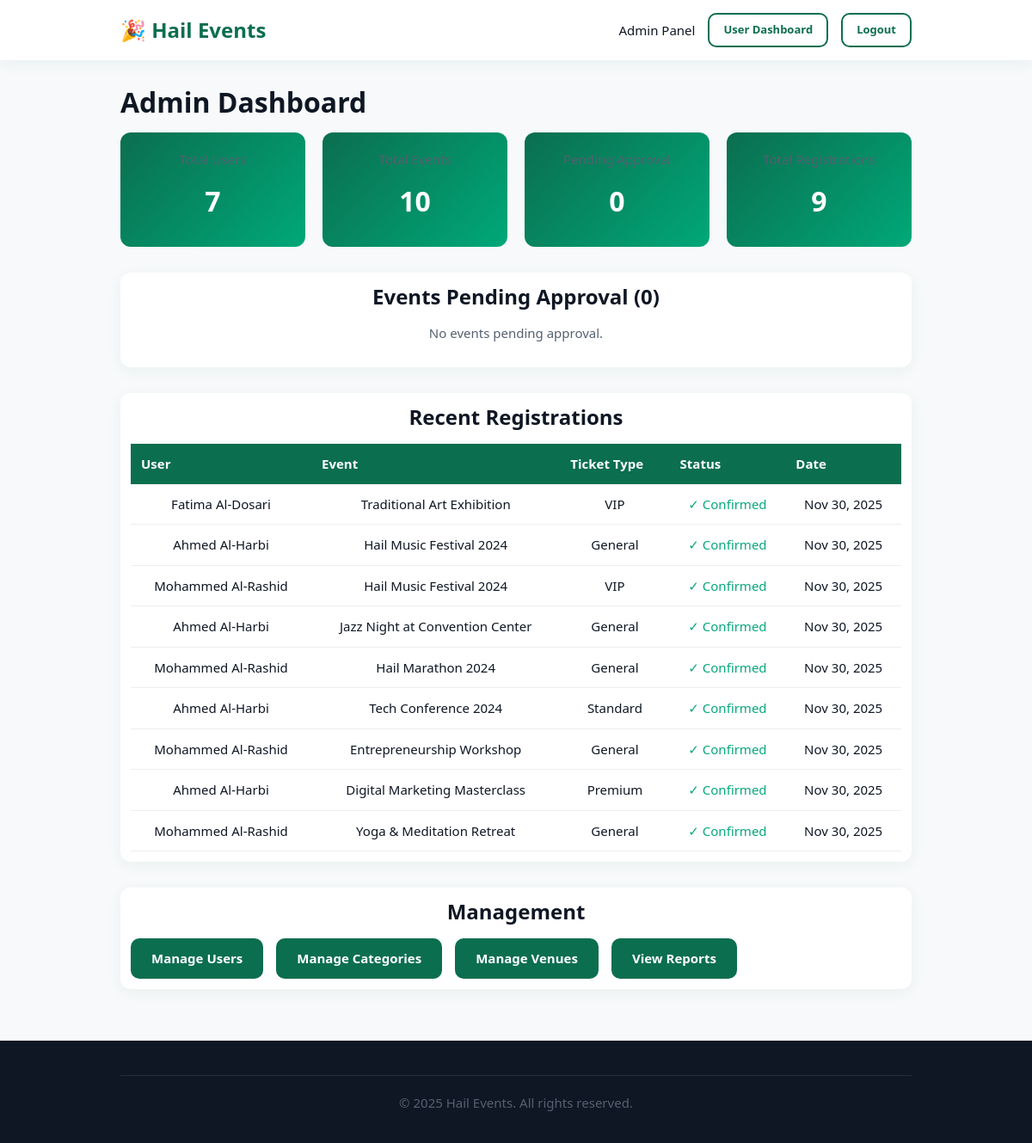
/admin-dashboard.php (signed in), run on the app's committed database.
### tables this page shows
CREATE TABLE `registrations` (
  `id` int(11) NOT NULL,
  `event_id` int(11) NOT NULL,
  `user_id` int(11) NOT NULL,
  `ticket_type` varchar(100) DEFAULT NULL,
  `quantity` int(11) DEFAULT 1,
  `amount_paid` decimal(8,2) DEFAULT NULL,
  `status` enum('confirmed','pending','cancelled') DEFAULT 'pending',
  `created_at` datetime DEFAULT current_timestamp()
);

CREATE TABLE `users` (
  `id` int(11) NOT NULL,
  `name` varchar(150) NOT NULL,
  `email` varchar(150) NOT NULL,
  `password_hash` varchar(255) NOT NULL,
  `role` enum('user','organizer','admin') DEFAULT 'user',
  `phone` varchar(30) DEFAULT NULL,
  `avatar` varchar(255) DEFAULT NULL,
  `preferences` longtext DEFAULT NULL CHECK (json_valid(`preferences`)),
  `created_at` datetime DEFAULT current_timestamp(),
  `updated_at` datetime DEFAULT current_timestamp() ON UPDATE current_timestamp()
);

CREATE TABLE `events` (
  `id` int(11) NOT NULL,
  `organizer_id` int(11) NOT NULL,
  `title` varchar(255) NOT NULL,
  `slug` varchar(255) DEFAULT NULL,
  `short_description` varchar(300) DEFAULT NULL,
  `description` longtext DEFAULT NULL,
  `category_id` int(11) DEFAULT NULL,
  `start_datetime` datetime NOT NULL,
  `end_datetime` datetime DEFAULT NULL,
  `venue_id` int(11) DEFAULT NULL,
  `price` decimal(8,2) DEFAULT 0.00,
  `capacity` int(11) DEFAULT NULL,
  `registration_type` enum('free','registration','paid') DEFAULT 'free',
  `status` enum('draft','pending','published','cancelled') DEFAULT 'draft',
  `images` longtext DEFAULT NULL CHECK (json_valid(`images`)),
  `views` int(11) DEFAULT 0,
  `created_at` datetime DEFAULT current_timestamp(),
  `updated_at` datetime DEFAULT current_timestamp() ON UPDATE current_timestamp()
);

### includes/functions.php (called while the page is built, shortened)
<?php
function formatDate($date) {
    return date('M d, Y', strtotime($date));
}
?>

### admin-dashboard.php (the view, shortened to what this page needs)
<?php
include 'includes/db.php';
include 'includes/functions.php';
$total_users = $conn->query("SELECT COUNT(*) as count FROM users")->fetch_assoc()['count'];
$total_events = $conn->query("SELECT COUNT(*) as count FROM events")->fetch_assoc()['count'];
$pending_events = $conn->query("SELECT COUNT(*) as count FROM events WHERE status = 'pending'")->fetch_assoc()['count'];
$total_registrations = $conn->query("SELECT COUNT(*) as count FROM registrations")->fetch_assoc()['count'];
$pending = $conn->query("SELECT * FROM events WHERE status = 'pending' ORDER BY created_at DESC");
$registrations = $conn->query("SELECT r.*, e.title, u.name FROM registrations r
                               JOIN events e ON r.event_id = e.id
                               JOIN users u ON r.user_id = u.id
                               ORDER BY r.created_at DESC LIMIT 10");
?>
<!DOCTYPE html>
<html lang="en">
<head>
    <link rel="stylesheet" href="css/style.css">
</head>
<body>
    <header>
        <div class="container">
            <nav class="flex-between">
                <div class="logo">🎉 Hail Events</div>
                <div class="nav-right">
                    <span>Admin Panel</span>
                    <a href="dashboard.php" class="btn btn-small btn-secondary">User Dashboard</a>
                    <a href="logout.php" class="btn btn-small btn-secondary">Logout</a>
                </div>
            </nav>
        </div>
    </header>
    <section class="container mt-3">
        <h1>Admin Dashboard</h1>
        <div class="stats-grid">
            <div class="stat-card">
                <p>Total Users</p>
                <h3><?php echo $total_users; ?></h3>
            </div>
            <div class="stat-card">
                <p>Total Events</p>
                <h3><?php echo $total_events; ?></h3>
            </div>
            <div class="stat-card">
                <p>Pending Approval</p>
                <h3><?php echo $pending_events; ?></h3>
            </div>
            <div class="stat-card">
                <p>Total Registrations</p>
                <h3><?php echo $total_registrations; ?></h3>
            </div>
        </div>
        <div class="card mt-3">
            <h2>Events Pending Approval (<?php echo $pending->num_rows; ?>)</h2>
            <?php if ($pending->num_rows > 0): ?>
                <table class="admin-table">
                    <thead>
                        <tr>
                            <th>Event Title</th>
                            <th>Organizer</th>
                            <th>Date</th>
                            <th>Status</th>
                            <th>Actions</th>
                        </tr>
                    </thead>
                    <tbody>
                        <?php while ($event = $pending->fetch_assoc()): ?>
                            <tr>
                                <td><?php echo htmlspecialchars($event['title']); ?></td>
                                <td><?php echo getUserName($event['organizer_id'], $conn); ?></td>
                                <td><?php echo formatDate($event['start_datetime']); ?></td>
                                <td><span style="color: var(--warning);">⏳ Pending</span></td>
                                <td class="action-buttons">
                                    <a href="event-details.php?id=<?php echo $event['id']; ?>" class="btn btn-small btn-secondary">View</a>
                                    <button class="btn btn-small btn-primary" onclick="approveEvent(<?php echo $event['id']; ?>)">Approve</button>
                                    <button class="btn btn-small btn-secondary" onclick="rejectEvent(<?php echo $event['id']; ?>)">Reject</button>
                                </td>
                            </tr>
                        <?php endwhile; ?>
                    </tbody>
                </table>
            <?php else: ?>
                <p>No events pending approval.</p>
            <?php endif; ?>
        </div>
        <div class="card mt-3">
            <h2>Recent Registrations</h2>
            <?php if ($registrations->num_rows > 0): ?>
                <table class="admin-table">
                    <thead>
                        <tr>
                            <th>User</th>
                            <th>Event</th>
                            <th>Ticket Type</th>
                            <th>Status</th>
                            <th>Date</th>
                        </tr>
                    </thead>
                    <tbody>
                        <?php while ($reg = $registrations->fetch_assoc()): ?>
                            <tr>
                                <td><?php echo htmlspecialchars($reg['name']); ?></td>
                                <td><?php echo htmlspecialchars($reg['title']); ?></td>
                                <td><?php echo htmlspecialchars($reg['ticket_type']); ?></td>
                                <td><span style="color: var(--success);">✓ <?php echo ucfirst($reg['status']); ?></span></td>
                                <td><?php echo formatDate($reg['created_at']); ?></td>
                            </tr>
                        <?php endwhile; ?>
                    </tbody>
                </table>
            <?php else: ?>
                <p>No registrations yet.</p>
            <?php endif; ?>
        </div>
        <div class="card mt-3">
            <h2>Management</h2>
            <div class="flex" style="gap: 15px;">
                <a href="manage-users.php" class="btn btn-primary">Manage Users</a>
                <a href="manage-categories.php" class="btn btn-primary">Manage Categories</a>
                <a href="manage-venues.php" class="btn btn-primary">Manage Venues</a>
                <a href="reports.php" class="btn btn-primary">View Reports</a>
            </div>
        </div>
    </section>
    <footer>
        <div class="container">
            <div class="footer-bottom">
                <p>&copy; 2025 Hail Events. All rights reserved.</p>
            </div>
        </div>
    </footer>
</body>
</html>

### css/style.css (style rules this page uses)
:root { --primary: #0B6E4F; --secondary: #00A878; --accent: #FF9F1C; --background: #F7F9FA; --text-main: #0F1724; --text-secondary: #556070; --error: #E63946; --success: #06A77D; --warning: #FFB703; --card-shadow: 0 4px 16px rgba(11, 110, 79, 0.06); --border-radius: 12px; --transition: all 0.3s ease; }
* { margin: 0; padding: 0; box-sizing: border-box; }
html { scroll-behavior: smooth; }
body { font-family: 'Segoe UI', Tahoma, Geneva, Verdana, sans-serif; font-size: 15px; line-height: 1.5; color: var(--text-main); background-color: var(--background); }
h1 { font-size: 32px; font-weight: 700; line-height: 1.2; margin-bottom: 1rem; }
h2 { font-size: 24px; font-weight: 700; line-height: 1.3; margin-bottom: 1rem; }
h3 { font-size: 18px; font-weight: 600; line-height: 1.4; margin-bottom: 0.8rem; }
p { margin-bottom: 1rem; color: var(--text-secondary); }
a { color: var(--primary); text-decoration: none; transition: var(--transition); }
.btn { display: inline-block; padding: 12px 24px; border-radius: 10px; font-size: 15px; font-weight: 600; text-align: center; cursor: pointer; border: none; transition: var(--transition); text-decoration: none; }
.btn-primary { background-color: var(--primary); color: white; }
.btn-secondary { background-color: transparent; color: var(--primary); border: 2px solid var(--primary); }
.btn-small { padding: 8px 16px; font-size: 13px; }
.card { background: white; border-radius: var(--border-radius); padding: 12px; box-shadow: var(--card-shadow); transition: var(--transition); text-align: center; width: 100%; max-width: 2200px; margin: auto; }
.container { max-width: 80%; margin: 0 auto; padding: 0 20px; }
.flex { display: flex; gap: 10px; }
.flex-between { display: flex; justify-content: space-between; align-items: center; }
header { background: white; box-shadow: var(--card-shadow); position: sticky; top: 0; z-index: 100; }
nav { display: flex; justify-content: space-between; align-items: center; padding: 15px 0; }
.logo { font-size: 24px; font-weight: 700; color: var(--primary); }
.nav-right { display: flex; gap: 15px; align-items: center; }
footer { background: var(--text-main); color: white; padding: 40px 0 20px; margin-top: 60px; }
.footer-bottom { border-top: 1px solid rgba(255, 255, 255, 0.1); padding-top: 20px; text-align: center; color: rgba(255, 255, 255, 0.6); }
.mt-3 { margin-top: 30px; }

### admin-dashboard.php (style rules this page uses)
.stats-grid { display: grid; grid-template-columns: repeat(auto-fit, minmax(200px, 1fr)); gap: 20px; margin-bottom: 30px; }
.stat-card { background: linear-gradient(135deg, var(--primary) 0%, var(--secondary) 100%); color: white; padding: 20px; border-radius: 12px; text-align: center; }
.stat-card h3 { color: white; font-size: 32px; margin: 10px 0; }
.admin-table { width: 100%; border-collapse: collapse; }
.admin-table th { background: var(--primary); color: white; padding: 12px; text-align: left; }
.admin-table td { padding: 12px; border-bottom: 1px solid #eee; }

### data on the page
registrations: user.name "Fatima Al-Dosari", event.title "Traditional Art Exhibition", ticket_type "VIP", status "Confirmed", created_at "Nov 30, 2025"
registrations: user.name "Ahmed Al-Harbi", event.title "Hail Music Festival 2024", ticket_type "General", status "Confirmed", created_at "Nov 30, 2025"
registrations: user.name "Mohammed Al-Rashid", event.title "Hail Music Festival 2024", ticket_type "VIP", status "Confirmed", created_at "Nov 30, 2025"
registrations: user.name "Ahmed Al-Harbi", event.title "Jazz Night at Convention Center", ticket_type "General", status "Confirmed", created_at "Nov 30, 2025"
registrations: user.name "Mohammed Al-Rashid", event.title "Hail Marathon 2024", ticket_type "General", status "Confirmed", created_at "Nov 30, 2025"
registrations: user.name "Ahmed Al-Harbi", event.title "Tech Conference 2024", ticket_type "Standard", status "Confirmed", created_at "Nov 30, 2025"
registrations: user.name "Mohammed Al-Rashid", event.title "Entrepreneurship Workshop", ticket_type "General", status "Confirmed", created_at "Nov 30, 2025"
registrations: user.name "Ahmed Al-Harbi", event.title "Digital Marketing Masterclass", ticket_type "Premium", status "Confirmed", created_at "Nov 30, 2025"
registrations: user.name "Mohammed Al-Rashid", event.title "Yoga & Meditation Retreat", ticket_type "General", status "Confirmed", created_at "Nov 30, 2025"

### other printed values
$total_users "7"
$total_events "10"
$pending_events "0"
$total_registrations "9"
$pending->num_rows "0"
